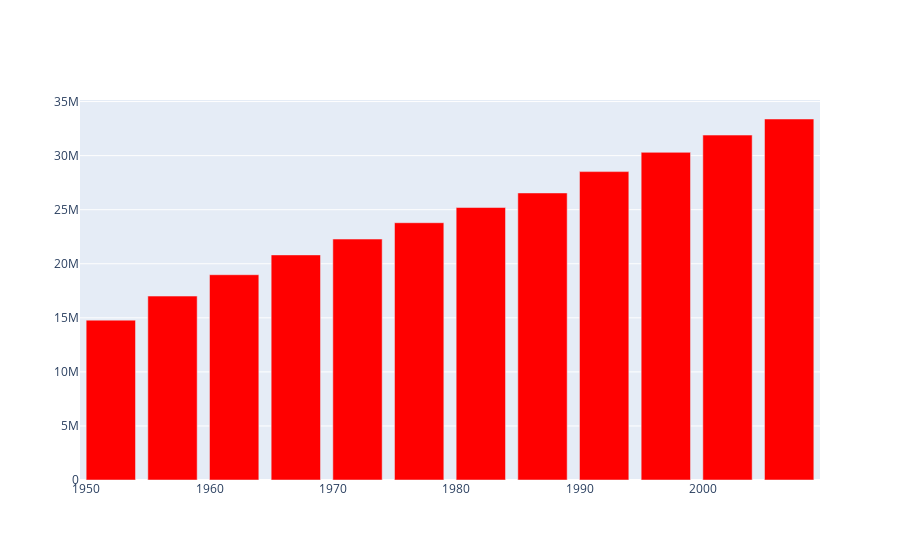

Notebook code for this chart:
### Code cell
fig = go.Figure()
# add hovertext to give context to the hover numbers. Can also be a list (use shift-tab to see possibilities)
fig.add_trace(go.Bar(x=x, y=y, marker_color='red', hovertext='(Year | Population in millions)'))
fig.show()

### Figure 1 — Plotly figure (JSON) as saved in the notebook; plotly's stock layout.template omitted (floating-point values rounded to 4 significant figures)
{"data": [{"hovertext": "(Year | Population in millions)", "marker": {"color": "red"}, "type": "bar", "x": [1952, 1957, 1962, 1967, 1972, 1977, 1982, 1987, 1992, 1997, 2002, 2007], "y": [14785584, 17010154, 18985849, 20819767, 22284500, 23796400, 25201900, 26549700, 28523502, 30305843, 31902268, 33390141]}], "layout": {}}
